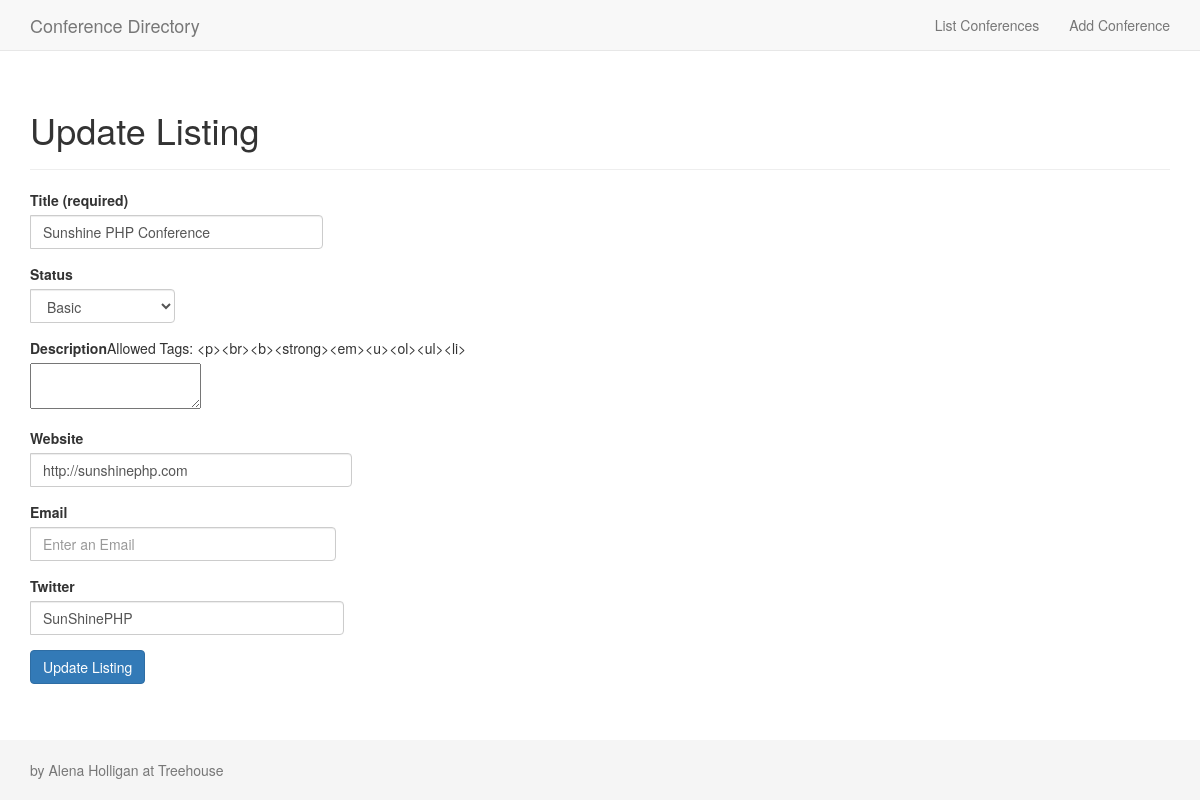
The app's page /update.php?id=13, older data.
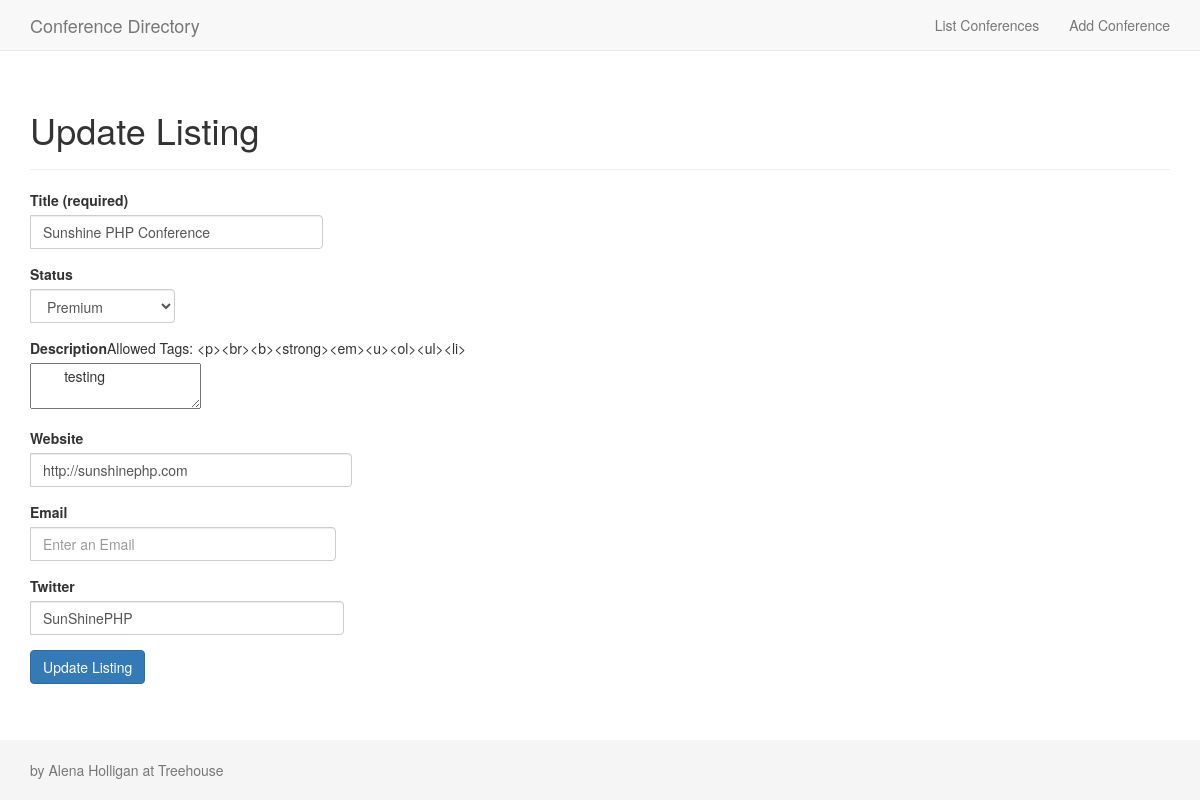
The same page, newer data.
### tables this page shows
CREATE TABLE "listings" (
	`id`	INTEGER NOT NULL PRIMARY KEY AUTOINCREMENT,
	`title`	TEXT NOT NULL,
	`description`	TEXT,
	`website`	TEXT,
	`email`	TEXT,
	`twitter`	TEXT,
	`status`	TEXT DEFAULT 'basic',
	`coc`	BLOB
);

### inc/config.php (called while the page is built, shortened)
<?php
include __DIR__ . '/../classes/Collection.php';
include __DIR__ . '/../classes/ListingBasic.php';
include __DIR__ . '/../classes/ListingPremium.php';
try {
    $db = new PDO("sqlite:".__DIR__."/database.db");
    $db->setAttribute(PDO::ATTR_ERRMODE,PDO::ERRMODE_EXCEPTION);
} catch(PDOException $e) {
    echo '<p class="bg-danger">'.$e->getMessage().'</p>';
    exit;
}
$directory = new Collection($db);

### classes/ListingBasic.php (called while the page is built, shortened)
<?php
class ListingBasic
{
    private $id, $title, $website, $email, $twitter;
    protected $status = 'basic';
    public function getTitle()
    {
        return $this->title;
    }
    public function setTitle($value)
    {
        $this->title = trim(filter_var($value, FILTER_SANITIZE_STRING));
    }
    public function getWebsite()
    {
        return $this->website;
    }
    public function setWebsite($value)
    {
        $value = trim(filter_var($value, FILTER_SANITIZE_STRING));
        $this->website = $value;
    }
    public function getEmail()
    {
        return $this->email;
    }
    public function setEmail($value)
    {
        $this->email = trim(filter_var($value, FILTER_SANITIZE_STRING));
    }
    public function getTwitter()
    {
        return $this->twitter;
    }
    public function setTwitter($value)
    {
        $this->twitter = str_replace('@', '', trim(filter_var($value, FILTER_SANITIZE_STRING)));
    }
    public function getStatus()
    {
        return $this->status;
    }
    public function setStatus($value)
    {
        $this->status = trim(filter_var($value, FILTER_SANITIZE_STRING));
    }
}

### classes/Collection.php (called while the page is built, shortened)
<?php
class Collection
{
    private $statuses = ['premium', 'basic', 'inactive'];
    private $db;
    function __construct($db)
    {
        $this->db = $db;
    }
    public function selectListings($filter = null)
    {
        $sql = "SELECT * FROM listings";
        if (!empty($filter)) {
            $sql .= " WHERE ";
            foreach (array_keys($filter) as $field) {
                $sql .= " $field = :$field AND ";
            }
            $sql = substr($sql, 0, -4);
        }
        $sql .= ' ORDER BY CASE ';
        foreach ($this->statuses as $key=>$status) {
            $sql .= ' WHEN status=\'' . $status . '\' THEN ' . $key;
        }
        $sql .= ' END ASC, LOWER(title)';
        try {
            $statement = $this->db->prepare($sql);
            $statement->execute($filter);
        } catch (Exception $e) {
            $this->setAlert('danger', 'Database Error: ' . $e->getMessage());
        }
        return $statement->rowCount();
    }
    public function getStatuses()
    {
        return $this->statuses;
    }
}
?>

### classes/ListingPremium.php (called while the page is built, shortened)
<?php
class ListingPremium extends ListingBasic {
    protected $description;
    protected static $allowed_tags = '<p><br><b><strong><em><u><ol><ul><li>';
    public function getDescription()
    {
        return $this->description;
    }
    public function setDescription($value)
    {
        $this->description = trim(strip_tags($value, self::$allowed_tags));
    }
    public static function displayAllowedTags(){
        return htmlspecialchars(self::$allowed_tags);
    }
}

### views/form_listing.php (the view)
<div class="form-group input-group">
    <label class="control-label" for="title">Title (required)</label>
    <input class="form-control" type="text" name="title" id="title" placeholder="Enter a Title" value="<?php echo $listing->getTitle(); ?>" required />
</div>
<div class="form-group input-group">
    <label class="control-label" for="type">Status</label>
    <select class="form-control" name="status" id="status" required>
        <?php
        foreach ($directory->getStatuses() as $status) {
            echo '<option value="' . $status . '"';
            if ($status == $listing->getStatus()) echo ' selected';
            echo '>' . ucwords($status) . '</option>';
        }
        ?>
    </select>
</div>
<div class="form-group input-group">
    <label class="control-label" for="description">Description</label>
    Allowed Tags: <?php echo ListingPremium::displayAllowedTags(); ?>
    <br>
   <textarea class=:form-control" name="description" id="description">
        <?php
            if(is_a($listing, 'ListingPremium')){
                echo $listing->getDescription();
            }
        ?>
    </textarea>
</div>
<div class="form-group input-group">
    <label class="control-label" for="website">Website</label>
    <input class="form-control" type="text" name="website" id="website" placeholder="Enter a Website" value="<?php echo $listing->getWebsite(); ?>"  size="30" />
</div>
<div class="form-group input-group">
    <label class="control-label" for="email">Email</label>
    <input class="form-control" type="text" name="email" id="email" placeholder="Enter an Email" value="<?php echo $listing->getEmail(); ?>"  size="30" />
</div>
<div class="form-group input-group">
    <label class="control-label" for="twitter">Twitter</label>
    <input class="form-control" type="text" name="twitter" id="twitter" placeholder="Enter a Twitter" value="<?php echo $listing->getTwitter(); ?>"   size="30"/>
</div>

Row changes from the older to the newer data that the page shows:
changed listings "Sunshine PHP Conference": status "Basic" → "Premium"; description (not shown) → "testing"
